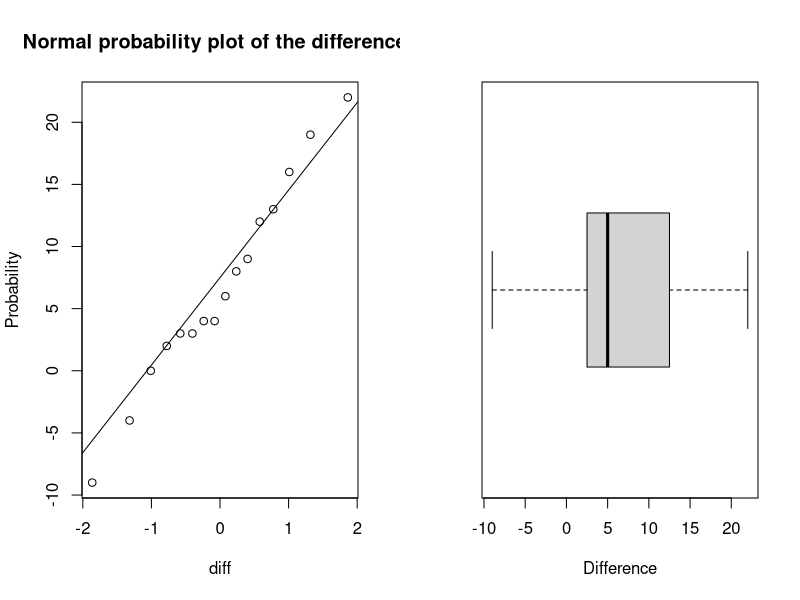

Source code (R):
#Ex9.9, Page 367
#Answers may vary slightly due to rounding off of values

Subject<-c(1,2,3,4,5,6,7,8,9,10,11,12,13,14,15,16)
Before<-c(81,87,86,82,90,86,96,73,74,75,72,80,66,72,56,82)
After<-c(78,91,78,78,84,67,92,70,58,62,70,58,66,60,65,73)
Difference<-Before-After
data<-data.frame(Before,After,Difference,row.names=Subject)
print(data)

#Normal probability plot
par(mfrow=c(1,2))
qqnorm(data$Difference,main="Normal probability plot of the differences",xlab="diff",ylab="Probability")
qqline(data$Difference)
boxplot(Difference,horizontal=TRUE,xlab="Difference")

#H0: mu=0
#Ha: mu!=0
t1<-t.test(Difference,mu=0)
print(paste("t statistic value:",t1$statistic))
print(paste("p value:",t1$p.value))

alpha<-0.01
if(t1$p.value<alpha) print(paste("H0 rejected")) else print(paste("H0 not rejected"))
